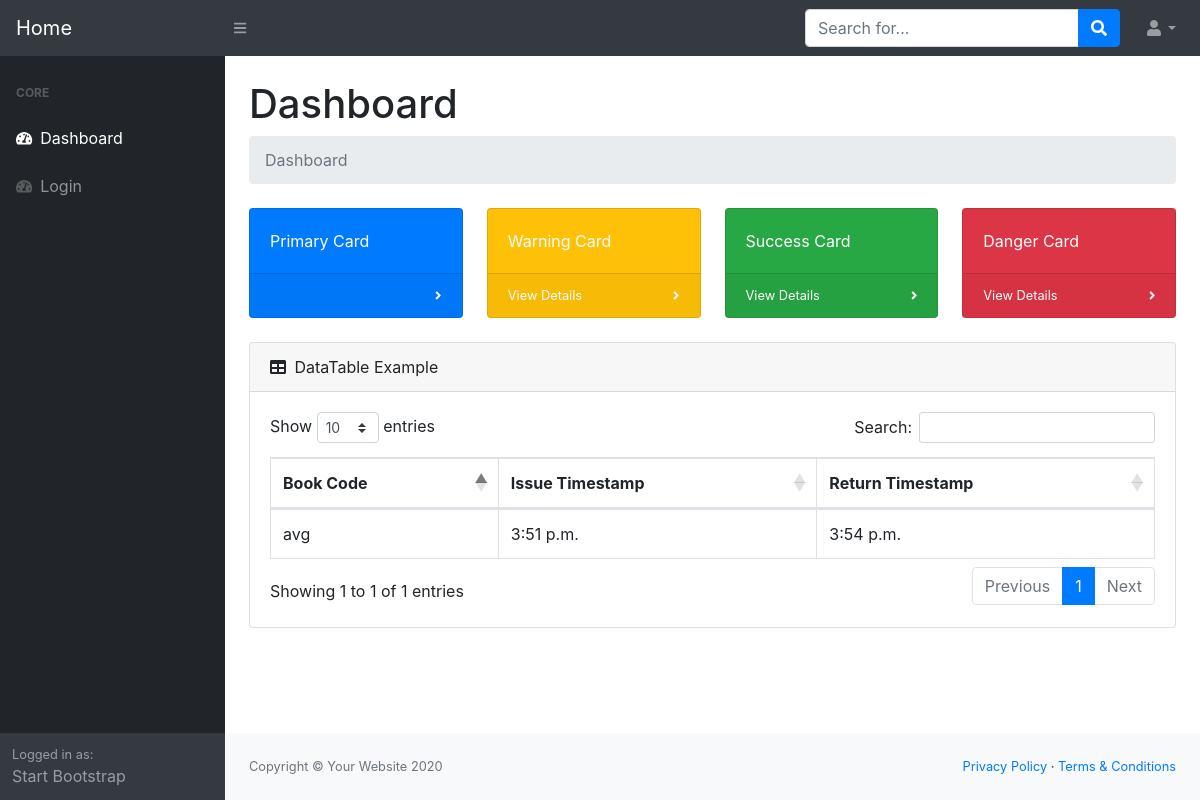
/dashboard (signed in), run on an earlier commit of the app's database.
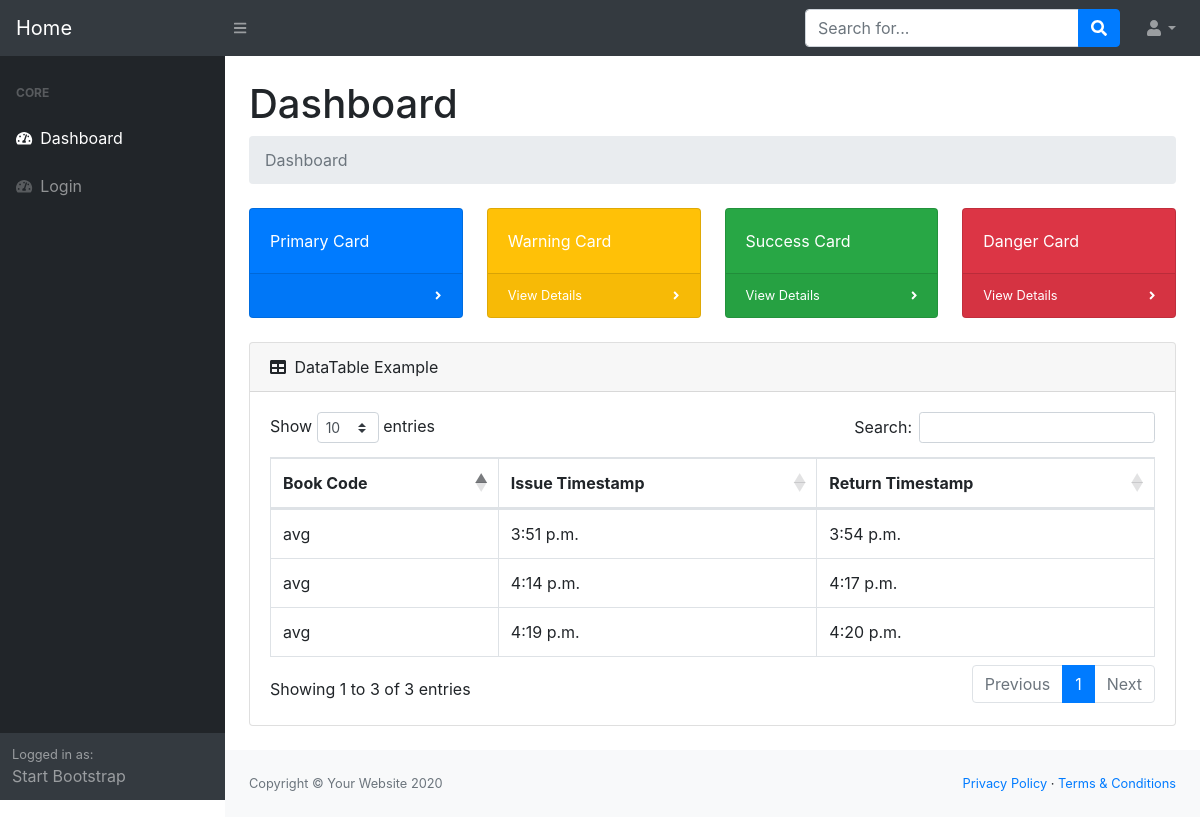
And on a later commit of the database.
### profiles/models.py (models this page shows, shortened)
class Record(models.Model):
    acc     = models.CharField(max_length=50)
    issue   = models.TimeField(null=True,blank=True)
    back    = models.TimeField(null=True,blank=True)
    user    = models.ForeignKey(User,on_delete= models.CASCADE)

### books/views.py (the view)
# urls.py: path("dashboard",dashboard,name = 'dashboard'),
def dashboard(request):
    user  = request.user
    record  = Record.objects.filter(user=user)
    profile = Profile.objects.filter(user=user)
    context = {
        'record':record,
        'profile':profile,
    }
    return render(request,'dashboard.html',context)

### main/templates/dashboard.html (shortened to what this page needs)
{% load static %}
<!DOCTYPE html>
<html lang="en">
    <head>
        <link href="{% static 'css/styles.css' %}" rel="stylesheet" />
        <link href="https://cdn.datatables.net/1.10.20/css/dataTables.bootstrap4.min.css" rel="stylesheet" />
    </head>
    <body class="sb-nav-fixed">
        <nav class="sb-topnav navbar navbar-expand navbar-dark bg-dark">
            <a class="navbar-brand" href="{% url 'home' %}">Home</a>
            <button class="btn btn-link btn-sm order-1 order-lg-0" id="sidebarToggle" href="#"><i class="fas fa-bars"></i></button>
            <form class="d-none d-md-inline-block form-inline ml-auto mr-0 mr-md-3 my-2 my-md-0">
                <div class="input-group">
                    <input class="form-control" type="text" placeholder="Search for..." aria-label="Search" aria-describedby="basic-addon2" />
                    <div class="input-group-append">
                        <button class="btn btn-primary" type="button"><i class="fas fa-search"></i></button>
                    </div>
                </div>
            </form>
            <ul class="navbar-nav ml-auto ml-md-0">
                <li class="nav-item dropdown">
                    <a class="nav-link dropdown-toggle" id="userDropdown" href="#" role="button" data-toggle="dropdown" aria-haspopup="true" aria-expanded="false"><i class="fas fa-user fa-fw"></i></a>
                </li>
            </ul>
        </nav>
        <div id="layoutSidenav">
            <div id="layoutSidenav_nav">
                <nav class="sb-sidenav accordion sb-sidenav-dark" id="sidenavAccordion">
                    <div class="sb-sidenav-menu">
                        <div class="nav">
                            <div class="sb-sidenav-menu-heading">Core</div>
                            <a class="nav-link" href="{% url 'dashboard' %}">
                                <div class="sb-nav-link-icon"><i class="fas fa-tachometer-alt"></i></div>
                                Dashboard
                            </a><a class="nav-link" href="{% url 'login' %}">
                                <div class="sb-nav-link-icon"><i class="fas fa-tachometer-alt"></i></div>
                                Login
                            </a>
                        </div>
                    </div>
                    <div class="sb-sidenav-footer">
                        <div class="small">Logged in as:</div>
                        Start Bootstrap
                    </div>
                </nav>
            </div>
            <div id="layoutSidenav_content">
                <main>
                    <div class="container-fluid">
                        <h1 class="mt-4">Dashboard</h1>
                        <ol class="breadcrumb mb-4">
                            <li class="breadcrumb-item active">Dashboard</li>
                        </ol>
                        <div class="row">
                            <div class="col-xl-3 col-md-6">
                                <div class="card bg-primary text-white mb-4">
                                    <div class="card-body">Primary Card</div>
                                    <div class="card-footer d-flex align-items-center justify-content-between">
                                        <div class="small text-white"><i class="fas fa-angle-right"></i></div>
                                    </div>
                                </div>
                            </div>
                            <div class="col-xl-3 col-md-6">
                                <div class="card bg-warning text-white mb-4">
                                    <div class="card-body">Warning Card</div>
                                    <div class="card-footer d-flex align-items-center justify-content-between">
                                        <a class="small text-white stretched-link" href="#">View Details</a>
                                        <div class="small text-white"><i class="fas fa-angle-right"></i></div>
                                    </div>
                                </div>
                            </div>
                            <div class="col-xl-3 col-md-6">
                                <div class="card bg-success text-white mb-4">
                                    <div class="card-body">Success Card</div>
                                    <div class="card-footer d-flex align-items-center justify-content-between">
                                        <a class="small text-white stretched-link" href="#">View Details</a>
                                        <div class="small text-white"><i class="fas fa-angle-right"></i></div>
                                    </div>
                                </div>
                            </div>
                            <div class="col-xl-3 col-md-6">
                                <div class="card bg-danger text-white mb-4">
                                    <div class="card-body">Danger Card</div>
                                    <div class="card-footer d-flex align-items-center justify-content-between">
                                        <a class="small text-white stretched-link" href="#">View Details</a>
                                        <div class="small text-white"><i class="fas fa-angle-right"></i></div>
                                    </div>
                                </div>
                            </div>
                        </div>
                        <div class="card mb-4">
                            <div class="card-header">
                                <i class="fas fa-table mr-1"></i>
                                DataTable Example
                            </div>
                            <div class="card-body">
                                <div class="table-responsive">
                                    <table class="table table-bordered" id="dataTable" width="100%" cellspacing="0">
                                        <thead>
                                            <tr>
                                                <th>Book Code</th>
                                                <th>Issue Timestamp</th>
                                                <th>Return Timestamp</th>
                                            </tr>
                                        </thead>
                                        <tbody>
                                            {%  for i in record %}
                                            <tr>
                                                <td>{{ i.acc }}</td>
                                                <td>{{ i.issue }}</td>
                                                <td>{{ i.back }}</td>
                                            </tr>
                                            {% endfor %}
                                        </tbody>
                                    </table>
                                </div>
                            </div>
                        </div>
                    </div>
                </main>
                <footer class="py-4 bg-light mt-auto">
                    <div class="container-fluid">
                        <div class="d-flex align-items-center justify-content-between small">
                            <div class="text-muted">Copyright &copy; Your Website 2020</div>
                            <div>
                                <a href="#">Privacy Policy</a>
                                &middot;
                                <a href="#">Terms &amp; Conditions</a>
                            </div>
                        </div>
                    </div>
                </footer>
            </div>
        </div>
    </body>
</html>

What changed in the data, as far as the page shows it:
added Record: acc "avg", issue "4:14 p.m.", back "4:17 p.m."
added Record: acc "avg", issue "4:19 p.m.", back "4:20 p.m."
Also different on the page:
text written by a page script: "Show entries Search: Showing 1 to 1 of 1 entries Previous 1 Next" → "Show entries Search: Showing 1 to 3 of 3 entries Previous 1 Next"
